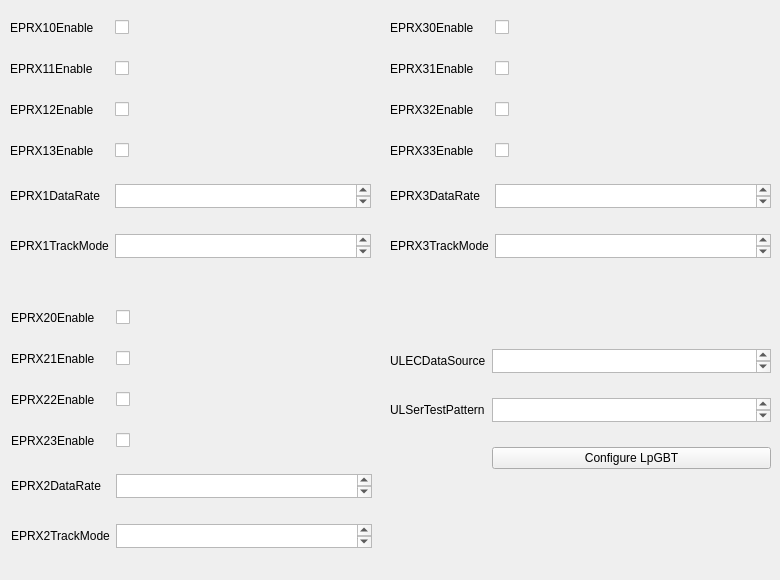
          <widget class="QWidget" name="tab_32">
           <attribute name="title">
            <string>EPRX1-3</string>
           </attribute>
           <widget class="QWidget" name="gridLayoutWidget_71">
            <property name="geometry">
             <rect>
              <x>390</x>
              <y>330</y>
              <width>381</width>
              <height>160</height>
             </rect>
            </property>
            <layout class="QGridLayout" name="gridLayout_47">
             <item row="0" column="0">
              <widget class="QLabel" name="label_115">
               <property name="text">
                <string>ULECDataSource</string>
               </property>
              </widget>
             </item>
             <item row="1" column="0">
              <widget class="QLabel" name="label_116">
               <property name="text">
                <string>ULSerTestPattern</string>
               </property>
              </widget>
             </item>
             <item row="0" column="1">
              <widget class="QPlainTextEdit" name="lpgbt13uldatasource0ULECDataSourceBox">
               <property name="maximumSize">
                <size>
                 <width>16777215</width>
                 <height>24</height>
                </size>
               </property>
              </widget>
             </item>
             <item row="1" column="1">
              <widget class="QPlainTextEdit" name="lpgbt13uldatasource0ULSerTestPatternBox">
               <property name="maximumSize">
                <size>
                 <width>16777215</width>
                 <height>24</height>
                </size>
               </property>
              </widget>
             </item>
             <item row="2" column="1">
              <widget class="QPushButton" name="configureLpGBTButton3">
               <property name="text">
                <string>Configure LpGBT</string>
               </property>
              </widget>
             </item>
            </layout>
           </widget>
           <widget class="QWidget" name="gridLayoutWidget">
            <property name="geometry">
             <rect>
              <x>10</x>
              <y>0</y>
              <width>361</width>
              <height>281</height>
             </rect>
            </property>
            <layout class="QGridLayout" name="gridLayout_57">
             <item row="4" column="1">
              <widget class="QPlainTextEdit" name="lpgbt13eprx1controlX0DataRateBox">
               <property name="maximumSize">
                <size>
                 <width>16777215</width>
                 <height>24</height>
                </size>
               </property>
              </widget>
             </item>
             <item row="3" column="1">
              <widget class="QCheckBox" name="lpgbt13eprx1controlX3EnableBox">
               <property name="text">
                <string/>
               </property>
              </widget>
             </item>
             <item row="4" column="0">
              <widget class="QLabel" name="CLKGPLLPropCurWhenLockedLabel_2">
               <property name="text">
                <string>EPRX1DataRate</string>
               </property>
              </widget>
             </item>
             <item row="1" column="0">
              <widget class="QLabel" name="lpgbtclkgpllintcurIntCurWhenLockedLabel_2">
               <property name="text">
                <string>EPRX11Enable</string>
               </property>
              </widget>
             </item>
             <item row="5" column="0">
              <widget class="QLabel" name="lpgbtCLKGPLLPropCurLabel_2">
               <property name="maximumSize">
                <size>
                 <width>16777215</width>
                 <height>24</height>
                </size>
               </property>
               <property name="text">
                <string>EPRX1TrackMode</string>
               </property>
              </widget>
             </item>
             <item row="3" column="0">
              <widget class="QLabel" name="lpgbt13eprx1controlX3EnableLabel">
               <property name="text">
                <string>EPRX13Enable</string>
               </property>
              </widget>
             </item>
             <item row="5" column="1">
              <widget class="QPlainTextEdit" name="lpgbt13eprx1controlX0TrackModeBox">
               <property name="maximumSize">
                <size>
                 <width>16777215</width>
                 <height>24</height>
                </size>
               </property>
              </widget>
             </item>
             <item row="1" column="1">
              <widget class="QCheckBox" name="lpgbt13eprx1controlX1EnableBox">
               <property name="text">
                <string/>
               </property>
              </widget>
             </item>
             <item row="0" column="1">
              <widget class="QCheckBox" name="lpgbt13eprx1controlX0EnableBox">
               <property name="text">
                <string/>
               </property>
              </widget>
             </item>
             <item row="2" column="0">
              <widget class="QLabel" name="lpgbtclkgpllresCLKFPllResLabel_2">
               <property name="text">
                <string>EPRX12Enable</string>
               </property>
              </widget>
             </item>
             <item row="0" column="0">
              <widget class="QLabel" name="lpgbt13eprx2controlX0EnableLabel_8">
               <property name="text">
                <string>EPRX10Enable</string>
               </property>
              </widget>
             </item>
             <item row="2" column="1">
              <widget class="QCheckBox" name="lpgbt13eprx1controlX2EnableBox">
               <property name="text">
                <string/>
               </property>
              </widget>
             </item>
            </layout>
           </widget>
           <widget class="QWidget" name="layoutWidget_5">
            <property name="geometry">
             <rect>
              <x>11</x>
              <y>290</y>
              <width>361</width>
              <height>281</height>
             </rect>
            </property>
            <layout class="QGridLayout" name="gridLayout_40">
             <item row="0" column="0">
              <widget class="QLabel" name="lpgbt13eprx2controlX0EnableLabel">
               <property name="text">
                <string>EPRX20Enable</string>
               </property>
              </widget>
             </item>
             <item row="0" column="1">
              <widget class="QCheckBox" name="lpgbt13eprx2controlX0EnableBox">
               <property name="text">
                <string/>
               </property>
              </widget>
             </item>
             <item row="1" column="0">
              <widget class="QLabel" name="lpgbt13eprx2controlX1EnableLabel">
               <property name="text">
                <string>EPRX21Enable</string>
               </property>
              </widget>
             </item>
             <item row="1" column="1">
              <widget class="QCheckBox" name="lpgbt13eprx2controlX1EnableBox">
               <property name="text">
                <string/>
               </property>
              </widget>
             </item>
             <item row="2" column="0">
              <widget class="QLabel" name="lpgbt13eprx2controlX2EnableLabel">
               <property name="text">
                <string>EPRX22Enable</string>
               </property>
              </widget>
             </item>
             <item row="2" column="1">
              <widget class="QCheckBox" name="lpgbt13eprx2controlX2EnableBox">
               <property name="text">
                <string/>
               </property>
              </widget>
             </item>
             <item row="3" column="0">
              <widget class="QLabel" name="lpgbt13eprx2controlX3EnableLabel">
               <property name="text">
                <string>EPRX23Enable</string>
               </property>
              </widget>
             </item>
             <item row="3" column="1">
              <widget class="QCheckBox" name="lpgbt13eprx2controlX3EnableBox">
               <property name="text">
                <string/>
               </property>
              </widget>
             </item>
             <item row="4" column="0">
              <widget class="QLabel" name="lpgbt13eprx0controlX0DataRateLabel_2">
               <property name="text">
                <string>EPRX2DataRate</string>
               </property>
              </widget>
             </item>
             <item row="4" column="1">
              <widget class="QPlainTextEdit" name="lpgbt13eprx2controlX0DataRateBox">
               <property name="maximumSize">
                <size>
                 <width>16777215</width>
                 <height>24</height>
                </size>
               </property>
              </widget>
             </item>
             <item row="5" column="0">
              <widget class="QLabel" name="lpgbt13eprx2controlX0TrackModeLabel">
               <property name="text">
                <string>EPRX2TrackMode</string>
               </property>
              </widget>
             </item>
             <item row="5" column="1">
              <widget class="QPlainTextEdit" name="lpgbt13eprx2controlX0TrackModeBox">
               <property name="maximumSize">
                <size>
                 <width>16777215</width>
                 <height>24</height>
                </size>
               </property>
              </widget>
             </item>
            </layout>
           </widget>
           <widget class="QWidget" name="layoutWidget_6">
            <property name="geometry">
             <rect>
              <x>390</x>
              <y>0</y>
              <width>381</width>
              <height>281</height>
             </rect>
            </property>
            <layout class="QGridLayout" name="gridLayout_58">
             <item row="0" column="0">
              <widget class="QLabel" name="lpgbt13eprx3controlX0EnableLabel">
               <property name="text">
                <string>EPRX30Enable</string>
               </property>
              </widget>
             </item>
             <item row="0" column="1">
              <widget class="QCheckBox" name="lpgbt13eprx3controlX0EnableBox">
               <property name="text">
                <string/>
               </property>
              </widget>
             </item>
             <item row="1" column="0">
              <widget class="QLabel" name="lpgbt13eprx3controlX1EnableLabel">
               <property name="text">
                <string>EPRX31Enable</string>
               </property>
              </widget>
             </item>
             <item row="1" column="1">
              <widget class="QCheckBox" name="lpgbt13eprx3controlX1EnableBox">
               <property name="text">
                <string/>
               </property>
              </widget>
             </item>
             <item row="2" column="0">
              <widget class="QLabel" name="lpgbt13eprx3controlX2EnableLabel">
               <property name="text">
                <string>EPRX32Enable</string>
               </property>
              </widget>
             </item>
             <item row="2" column="1">
              <widget class="QCheckBox" name="lpgbt13eprx3controlX2EnableBox">
               <property name="text">
                <string/>
               </property>
              </widget>
             </item>
             <item row="3" column="0">
              <widget class="QLabel" name="lpgbt13eprx3controlX3EnableLabel">
               <property name="text">
                <string>EPRX33Enable</string>
               </property>
              </widget>
             </item>
             <item row="3" column="1">
              <widget class="QCheckBox" name="lpgbt13eprx3controlX3EnableBox">
               <property name="text">
                <string/>
               </property>
              </widget>
             </item>
             <item row="4" column="0">
              <widget class="QLabel" name="lpgbt13eprx3controlX0DataRateLabel">
               <property name="text">
                <string>EPRX3DataRate</string>
               </property>
              </widget>
             </item>
             <item row="4" column="1">
              <widget class="QPlainTextEdit" name="lpgbt13eprx3controlX0DataRateBox">
               <property name="maximumSize">
                <size>
                 <width>16777215</width>
                 <height>24</height>
                </size>
               </property>
              </widget>
             </item>
             <item row="5" column="0">
              <widget class="QLabel" name="lpgbt13eprx3controlX0TrackModeLabel">
               <property name="maximumSize">
                <size>
                 <width>16777215</width>
                 <height>24</height>
                </size>
               </property>
               <property name="text">
                <string>EPRX3TrackMode</string>
               </property>
              </widget>
             </item>
             <item row="5" column="1">
              <widget class="QPlainTextEdit" name="lpgbt13eprx3controlX0TrackModeBox">
               <property name="maximumSize">
                <size>
                 <width>16777215</width>
                 <height>24</height>
                </size>
               </property>
              </widget>
             </item>
            </layout>
           </widget>
          </widget>
